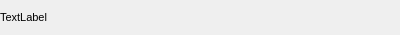
<?xml version="1.0" encoding="UTF-8"?>
<ui version="4.0">
 <class>AutocompleteCellWidget</class>
 <widget class="QWidget" name="AutocompleteCellWidget">
  <property name="geometry">
   <rect>
    <x>0</x>
    <y>0</y>
    <width>400</width>
    <height>35</height>
   </rect>
  </property>
  <property name="maximumSize">
   <size>
    <width>16777215</width>
    <height>35</height>
   </size>
  </property>
  <property name="font">
   <font>
    <pointsize>8</pointsize>
   </font>
  </property>
  <property name="windowTitle">
   <string>Form</string>
  </property>
  <layout class="QHBoxLayout" name="horizontalLayout">
   <property name="spacing">
    <number>0</number>
   </property>
   <property name="leftMargin">
    <number>0</number>
   </property>
   <property name="topMargin">
    <number>0</number>
   </property>
   <property name="rightMargin">
    <number>0</number>
   </property>
   <property name="bottomMargin">
    <number>0</number>
   </property>
   <item>
    <widget class="QLabel" name="label">
     <property name="maximumSize">
      <size>
       <width>16777215</width>
       <height>30</height>
      </size>
     </property>
     <property name="text">
      <string>TextLabel</string>
     </property>
    </widget>
   </item>
  </layout>
 </widget>
 <resources/>
 <connections/>
</ui>
